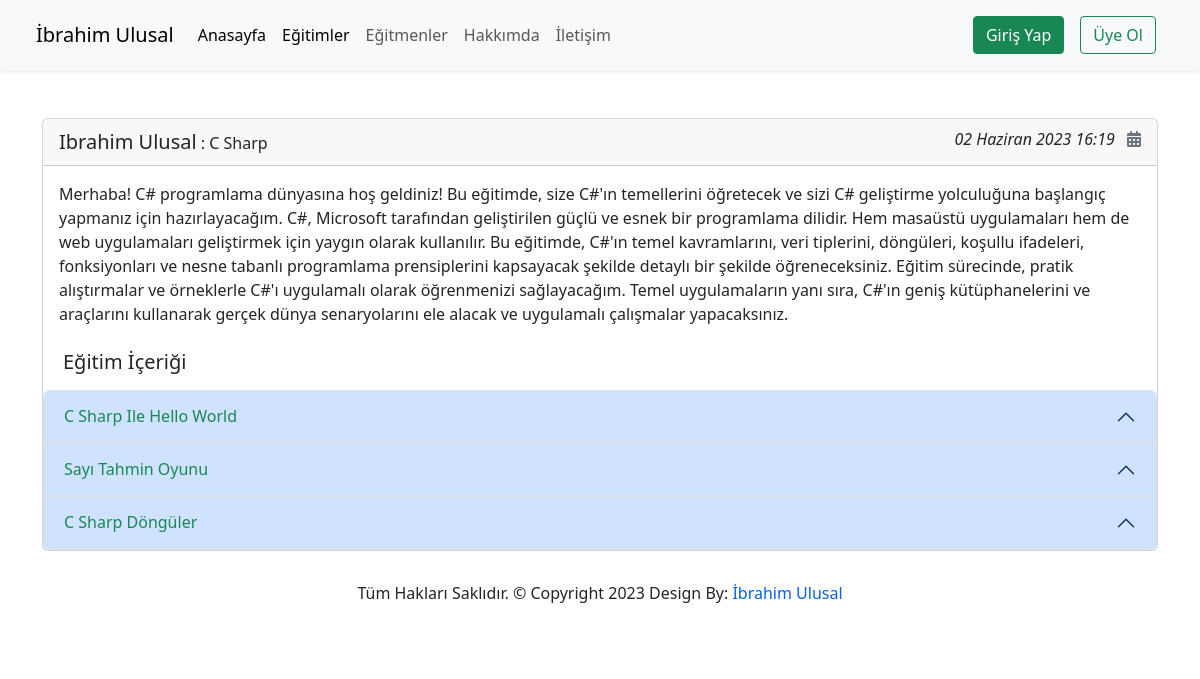
The page /courses/c-sharp/1 on the database its author committed.
### courses/Models/Course.py (models this page shows, shortened)
class Course(models.Model):
    title = models.CharField(max_length=50,help_text="Course Adı ile aynı olsun!")
    name = models.ForeignKey(CourseName,on_delete=models.CASCADE)
    category = models.ManyToManyField(Category,blank=True,null=True)
    teachers = models.ForeignKey(Teacher,on_delete=models.CASCADE,blank=True,null=True)
    students = models.ManyToManyField(User,null=True,blank=True,related_name='courses_joined')
    description = models.TextField()
    image = models.ImageField(upload_to='courses/%Y-%m/%d/',blank=True,null=True)
    isActive = models.BooleanField()
    date = models.DateTimeField(auto_now_add=True)
    slug = models.SlugField(unique=True,editable=False)

### courses/Models/Teachers.py (models this page shows, shortened)
class Teacher(models.Model):
    TeacherName = models.CharField(max_length=50)
    title = models.CharField(max_length=50)
    Description = models.TextField()
    image = models.ImageField(upload_to='teacher/%Y%m/%D',null=True,blank=True)
    date = models.DateTimeField(auto_now_add=True)
    slug = models.SlugField(unique=True,editable=False)

### courses/Models/CourseName.py (models this page shows, shortened)
class CourseName(models.Model):
    courseName = models.CharField(max_length=50)
    date = models.DateTimeField(auto_now_add=True)
    slug = models.SlugField(unique=True,editable=False)
    def __str__(self) -> str:
        return self.courseName.capitalize()

### courses/Models/CourseData.py (models this page shows, shortened)
class CourseData(models.Model):
    name = models.ForeignKey(CourseName,on_delete=models.CASCADE)
    title = models.CharField(max_length=50)
    description = RichTextUploadingField()
    date = models.DateTimeField(auto_now_add=True)
    slug = models.SlugField(unique=True,editable=False)

### courses/views.py (the view)
# urls.py: path('<slug:courseSlug>/<int:id>',course_details,name='course-details'),
def course_details(request,courseSlug,id):
    data = Course.objects.get(slug=courseSlug,id=id)
    c = CourseData.objects.all().filter(name__slug = courseSlug)
    return render(request,'courseAppFiles/course_details.html',context={
        'data':data,
        'all_data':c
    })

### templates/courseAppFiles/course_details.html (shortened to what this page needs)
{% extends 'partials/_base.html' %}
{% load static %}
{% block content %}
<div class="container mt-5">
    <div class="row">
        <div class="col-sm-12">
            <div class="card">
                <div class="card-header"><a href="#" class="text-decoration-none text-dark lead">{{ data.teachers.TeacherName|title }}</a> : {{ data.name|title }}
                    <span class="float-end font-weight-light" style="font-style: italic;">{{ data.date }} <i class="fa-solid fa-calendar-days ms-2 text-secondary"></i></span>
                </div>
                <div class="card-body">
                <p class="card-text">
                    {{ data.description }}
                </p>
                </div>
              <div class="row m-2">
                <div class="col">
                  <h5>Eğitim İçeriği</h5>
                </div>
                <div class="col">
                </div>
              </div>
              <div class="accordion" id="accordionPanelsStayOpenExample">
                {% for item in all_data %}
                  <div class="accordion-item">
                    <h2 class="accordion-header " id="panelsStayOpen-headingOne">
                      <button class="accordion-button text-success" type="button" data-bs-toggle="collapse" data-bs-target="#panelsStayOpen-collapseOne" aria-expanded="true" aria-controls="panelsStayOpen-collapseOne">
                        {{ item.title|title }}
                      </button>
                    </h2>
                  </div>
                {% endfor %}
              </div>
            </div>
        </div>
    </div>
</div>
{% endblock %}

### static/css/style.css (style rules this page uses)
* { margin:0; padding:0; }
:root { --main-color : rgb(27,31,36); --text-color : rgb(255,255,255); --primary-color: rgb(7,95,228); --dark-color : rgb(35,43,53); --default-text-color : rgb(0,0,0); --yellow : rgb(245,223,78); }
html { scroll-behavior: smooth; }
body { font-size: 16px; font-family: 'Poppins',sans-serif; font-weight: normal; font-style: normal; color: var(--default-text-color); }

### rows shown on the page
Course: teachers.TeacherName "Ibrahim Ulusal", name "C Sharp", date "02 Haziran 2023 16:19", description "Merhaba! C# programlama dünyasına hoş geldiniz! Bu eğitimde, size C#'ın temellerini öğretecek ve sizi C# geliştirme yolculuğuna başlangıç yapmanız için hazırlayacağım. C#, Microsoft tarafından geliştirilen güçlü ve esnek bir programlama dilidir. Hem masaüstü uygulamaları hem de web uygulamaları geliştirmek için yaygın olarak kullanılır. Bu eğitimde, C#'ın temel kavramlarını, veri tiplerini, döngüleri, koşullu ifadeleri, fonksiyonları ve nesne tabanlı programlama prensiplerini kapsayacak şekilde detaylı bir şekilde öğreneceksiniz. Eğitim sürecinde, pratik alıştırmalar ve örneklerle C#'ı uygulamalı olarak öğrenmenizi sağlayacağım. Temel uygulamaların yanı sıra, C#'ın geniş kütüphanelerini ve…"
CourseData: title "C Sharp Ile Hello World"
CourseData: title "Sayı Tahmin Oyunu"
CourseData: title "C Sharp Döngüler"
